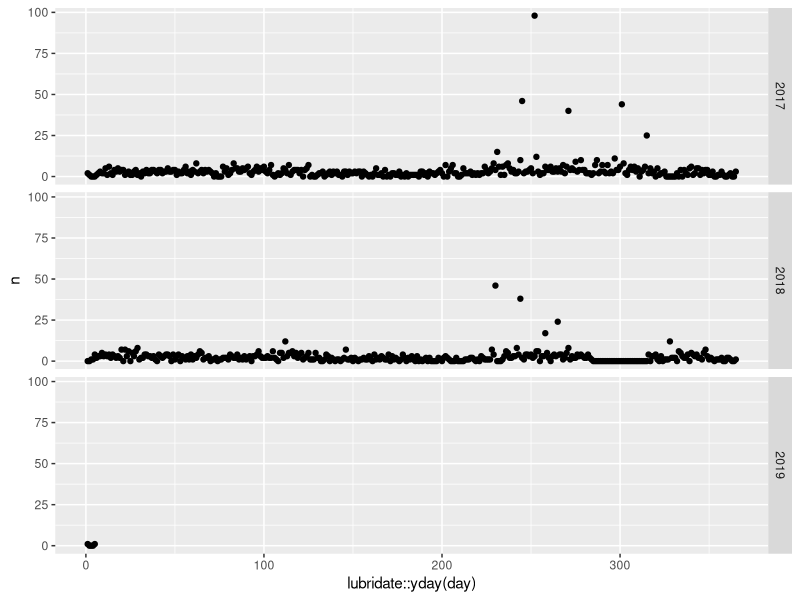
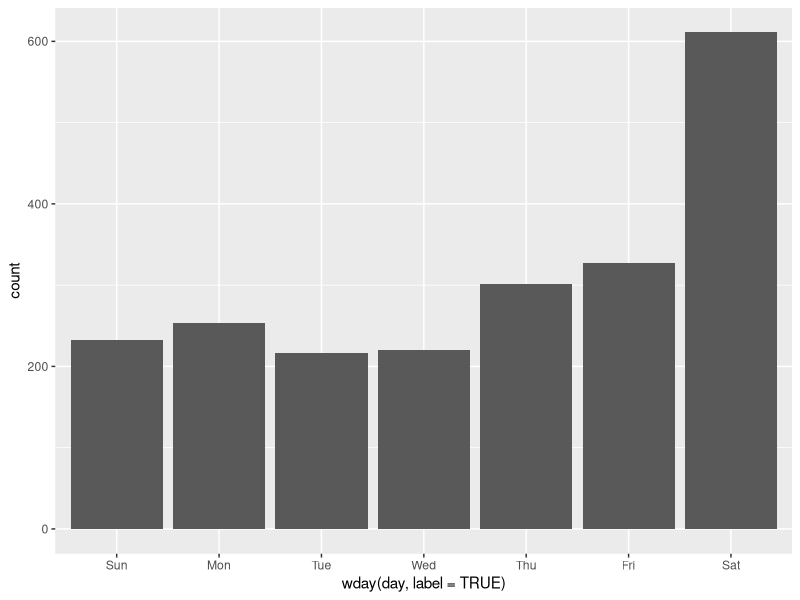
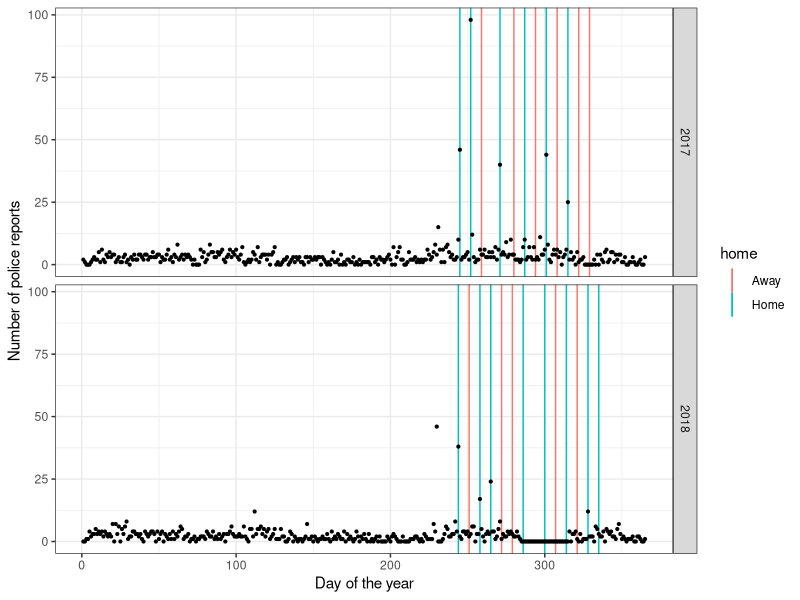
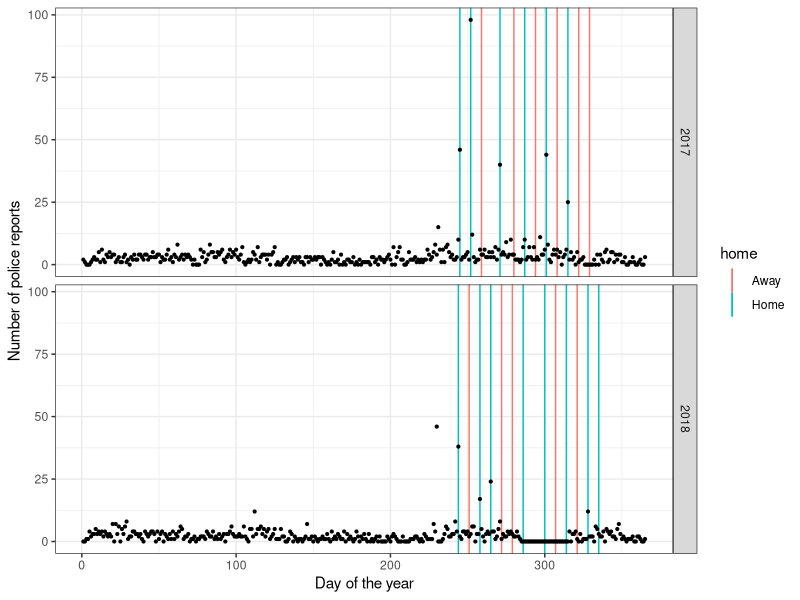
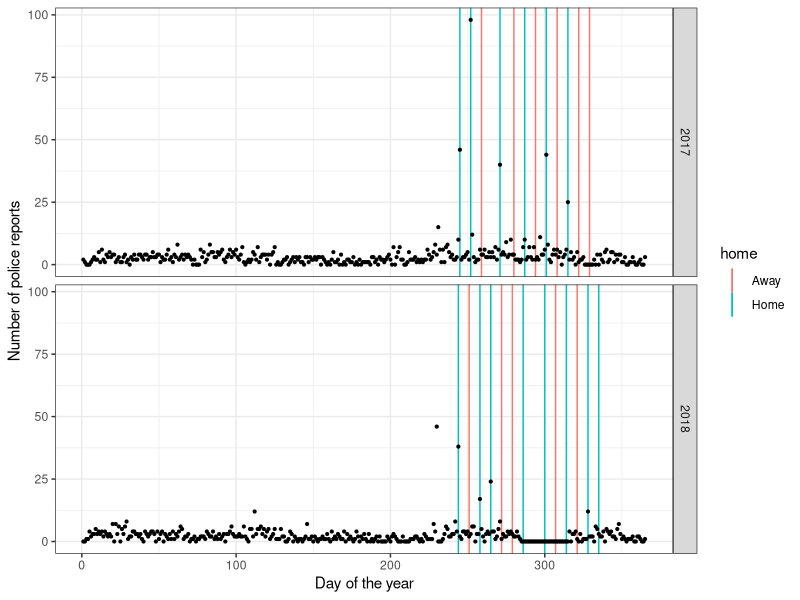
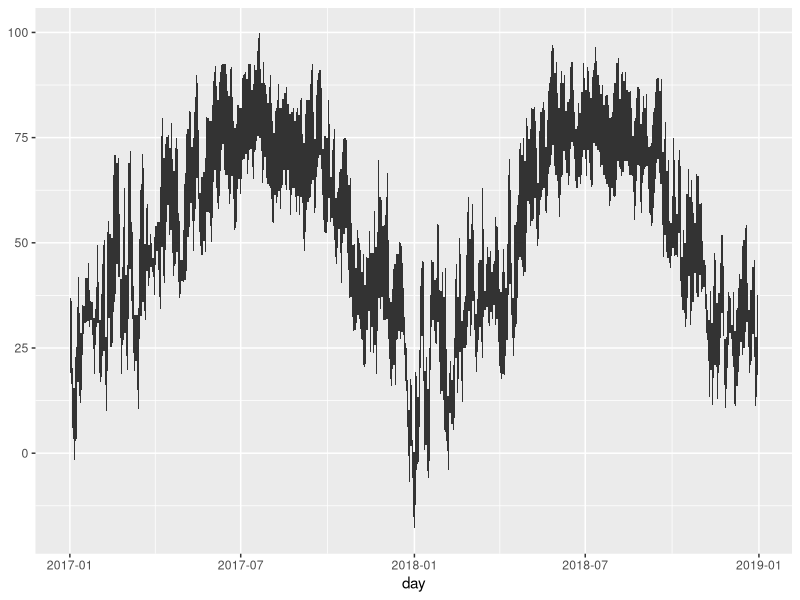
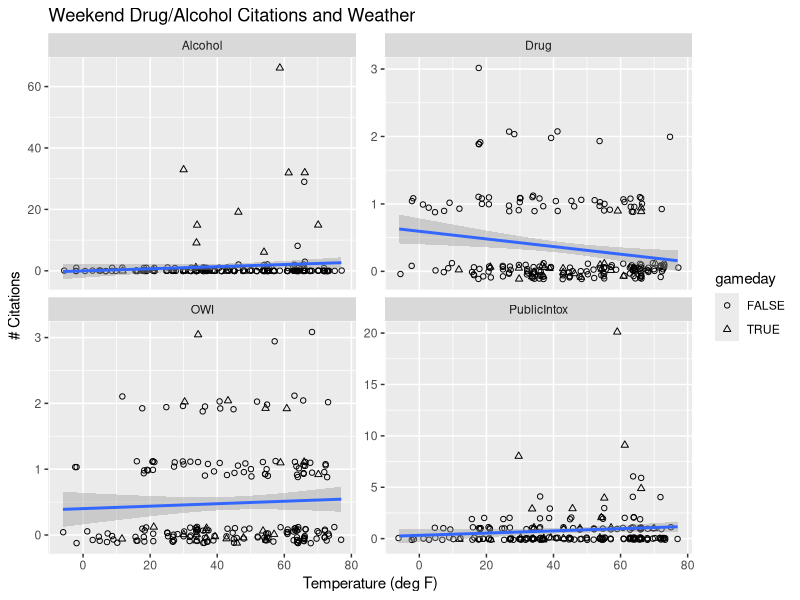

Here is the R script that generated these plots, in order:
## ---- chunk 1
options(htmltools.dir.version = FALSE)
knitr::opts_chunk$set(dpi = 300)
library(tidyverse)
## ---- chunk 2
tidyverse::tidyverse_packages()
## ---- chunk 3
library(tidyverse)
pd <- read_csv("../data/isu-pd.csv")

pd %>% count(Classification) %>% dim()
# 147 different types of crime classifications

pd  %>% count(Classification, sort = TRUE) %>% head()

## ---- chunk 4
pd  %>% count(Classification, sort = TRUE) %>% tail()

## ---- chunk 5
pd <- pd %>% separate(Classification, into = "Main", sep="/",
                      remove = FALSE) %>%
  mutate(
    Main = trimws(Main)
  )

pd  %>% count(Main, sort = TRUE) %>% head()
## ---- chunk 6
library(lubridate)
head(pd$`Date/Time Reported`)

pd$date <- lubridate::mdy_hm(pd$`Date/Time Reported`)
summary(pd$date)
## ---- chunk 7
pd$day <- lubridate::as_date(pd$date)
head(pd$day)
## ---- chunk 8
pd %>% 
  count(day, sort = TRUE) %>% 
  filter(lubridate::year(day) == 2018) %>%
  head(10)
## ---- chunk 9
pd %>% count(day) %>% summary()
## ---- chunk 10
pd %>% 
  complete(day = full_seq(pd$day, period = 1)) %>% 
  count(day) %>%
  summary()
## ---- chunk 11
pd %>% 
  complete(day = full_seq(pd$day, period = 1))
## ---- chunk 12
perday <- pd %>% 
  complete(day = full_seq(pd$day, period = 1)) %>% 
  group_by(day) %>%
  summarize(
    n = sum(!is.na(Classification))
  ) 

perday %>%
  summary()
## ---- chunk 13
perday %>%
  mutate(year = lubridate::year(day)) %>%
  ggplot(aes( x = lubridate::yday(day), y = n)) + 
  geom_point() + 
  facet_grid(year~.)
## ---- chunk 14
perday %>% ggplot(aes(x = wday(day, label =TRUE), weight = n)) + geom_bar()
## ---- chunk 15

schedule <- read.csv("../data/isu-football-2018.csv")
schedule <- schedule %>%
  mutate(
    date = lubridate::ymd("2018-01-01")
    )
lubridate::month(schedule$date) <- as.numeric(factor(schedule$Month, levels=c("Sep", "Oct", "Nov", "Dec"))) + 8
lubridate::mday(schedule$date) <- schedule$Day
schedule$yday <- lubridate::yday(schedule$date)
schedule$year <- lubridate::year(schedule$date)


schedule17 <- read.csv("../data/isu-football-2017.csv")
schedule17 <- schedule17 %>%
  mutate(
    date = lubridate::mdy(Date)
  )
schedule17$yday <- lubridate::yday(schedule17$date)
schedule17$year <- lubridate::year(schedule17$date)


perday %>%
  mutate(
    year = lubridate::year(day),
    yday = lubridate::yday(day)
    ) %>%
  filter(year <= 2018) %>%
  ggplot(aes(x = yday, y = n)) +
  geom_vline(data = schedule, aes(xintercept = yday, colour = home)) +
  geom_vline(data = schedule17, aes(xintercept = yday, colour = Home)) +
  geom_point(size = .75) +
  facet_grid(year~.) +
  theme_bw() +
  ylab("Number of police reports") +
  xlab("Day of the year")
## ---- chunk 16
# read in schedules and clean up dates
schedule <- read.csv("../data/isu-football-2018.csv")
schedule <- schedule %>%
  mutate(
    date = lubridate::ymd("2018-01-01")
    )
lubridate::month(schedule$date) <- as.numeric(factor(schedule$Month, levels=c("Sep", "Oct", "Nov", "Dec"))) + 8
lubridate::mday(schedule$date) <- schedule$Day
schedule$yday <- lubridate::yday(schedule$date)
schedule$year <- lubridate::year(schedule$date)


schedule17 <- read.csv("../data/isu-football-2017.csv")
schedule17 <- schedule17 %>%
  mutate(
    date = lubridate::mdy(Date)
  )
schedule17$yday <- lubridate::yday(schedule17$date)
schedule17$year <- lubridate::year(schedule17$date)
## ---- chunk 17
perday %>%
  mutate(
    year = lubridate::year(day),
    yday = lubridate::yday(day)
    ) %>%
  filter(year <= 2018) %>%
  ggplot(aes(x = yday, y = n)) +
  geom_vline(data = schedule, aes(xintercept = yday, colour = home)) +
  geom_vline(data = schedule17, aes(xintercept = yday, colour = Home)) +
  geom_point(size = .75) +
  facet_grid(year~.) +
  theme_bw() +
  ylab("Number of police reports") +
  xlab("Day of the year")
## ---- chunk 18
perday %>%
  mutate(
    year = lubridate::year(day),
    yday = lubridate::yday(day)
    ) %>%
  filter(year <= 2018) %>%
  ggplot(aes(x = yday, y = n)) +
  geom_vline(data = schedule, aes(xintercept = yday, colour = home)) +
  geom_vline(data = schedule17, aes(xintercept = yday, colour = Home)) +
  geom_point(size = .75) +
  facet_grid(year~.) +
  theme_bw() +
  ylab("Number of police reports") +
  xlab("Day of the year")
## ---- chunk 19
ames_weather <- read_csv("../data/Ames_weather_2017-2018.csv") %>%
  filter(!is.na(time))

# summarize by day to get daily highs and lows
ames_weather_daily <- ames_weather %>%
  mutate(day = as.Date(date)) %>%
  group_by(day) %>%
  summarize(temp_low = min(temp_low), temp_high = max(temp_high))

## ---- chunk 20
library(lubridate)

# Just checking for weirdness
ggplot(data = ames_weather_daily) + 
  geom_ribbon(aes(x = day, ymin = temp_low, ymax = temp_high))

# seems OK
## ---- chunk 21
library(lubridate)
substitutions <- c("P[uU]blic Intox.*" = "PublicIntox",
                   "Drug Violation" = "Drug",
                   "Alcohol Violation" = "Alcohol",
                   "Operating [wW]hile Intoxicated" = "OWI")

# Get relevant Ames PD data
drug_alcohol_daily <- pd %>%
  filter(str_detect(Main, "Alcohol|Drug|Intox")) %>%
  mutate(Main = str_replace_all(Main, substitutions)) %>%
  mutate(day = floor_date(date, unit = "day") %>% as.Date()) %>%
  group_by(Main, day) %>%
  summarize(n = n()) %>%
  complete(day = full_seq(.$day, period = 1), fill = list(n = 0))
## ---- chunk 22
game_days <- unique(c(schedule$date, schedule17$date))

# Combine the data with weather data
wkd_weather_cites <- drug_alcohol_daily %>%
  left_join(ames_weather_daily) %>% 
  mutate(wday = wday(day, label = T)) %>%
  # Show game days
  mutate(gameday = day %in% game_days) %>%
  filter(wday %in% c("Thurs", "Fri", "Sat"))

# Plot
wkd_weather_cites %>%
  ggplot(aes(x = temp_low, y = n)) + 
  # Jitter in y a bit so points don't overlap as much
  geom_jitter(aes(shape = gameday), height = .125) + 
  geom_smooth(aes(x = temp_low, y = n), method = "lm") + 
  facet_wrap(~Main, scales = "free_y") + 
  scale_shape_manual(values = c(1, 2)) + 
  ggtitle("Weekend Drug/Alcohol Citations and Weather") + 
  scale_x_continuous("Temperature (deg F)") + 
  scale_y_continuous("# Citations")
